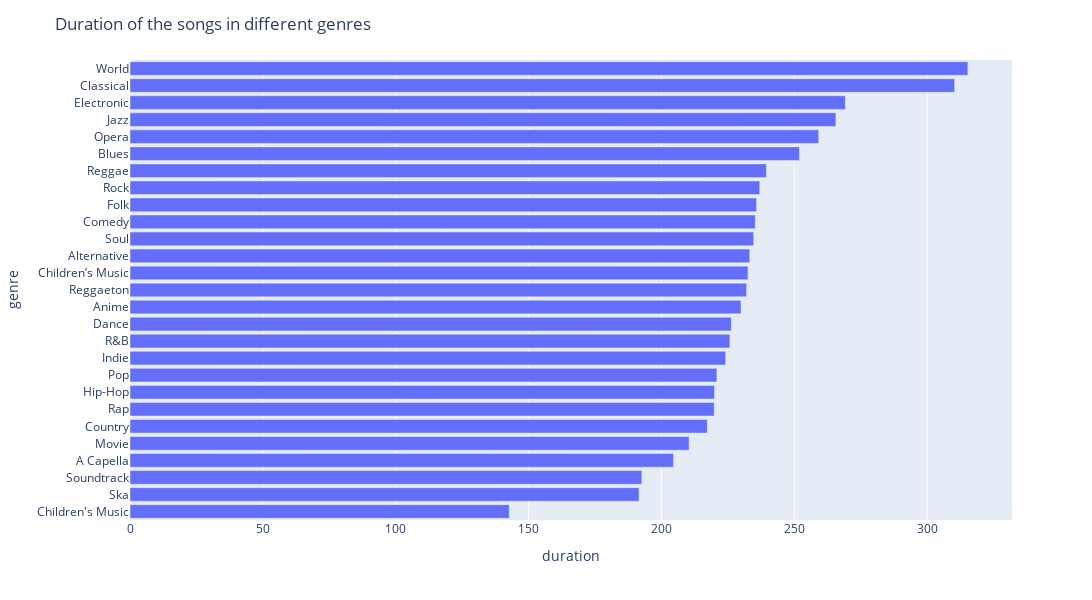

Notebook source saved alongside this figure:
### Code cell
genre_duration = df_genre_grouped.sort_values("duration",ascending=True)
# genre_duration
fig = px.bar(genre_duration, y = 'genre', x = 'duration', orientation='h')
fig.update_layout(height=600, width=1100, title_text="Duration of the songs in different genres")
fig.show()

### Figure 1 — Plotly figure (JSON) as saved in the notebook; plotly's stock layout.template omitted (floating-point values rounded to 4 significant figures)
{"data": [{"alignmentgroup": "True", "hovertemplate": "duration=%{x}<br>genre=%{y}<extra></extra>", "legendgroup": "", "marker": {"color": "#636efa", "pattern": {"shape": ""}}, "name": "", "offsetgroup": "", "orientation": "h", "showlegend": false, "textposition": "auto", "type": "bar", "x": [142.7, 191.5, 192.6, 204.5, 210.4, 217.2, 219.9, 220.0, 220.9, 224.2, 225.7, 226.3, 229.9, 232.0, 232.6, 233.2, 234.7, 235.3, 235.8, 237.0, 239.5, 251.9, 259.2, 265.6, 269.2, 310.3, 315.3], "xaxis": "x", "y": ["Children's Music", "Ska", "Soundtrack", "A Capella", "Movie", "Country", "Rap", "Hip-Hop", "Pop", "Indie", "R&B", "Dance", "Anime", "Reggaeton", "Children’s Music", "Alternative", "Soul", "Comedy", "Folk", "Rock", "Reggae", "Blues", "Opera", "Jazz", "Electronic", "Classical", "World"], "yaxis": "y"}], "layout": {"barmode": "relative", "height": 600, "legend": {"tracegroupgap": 0}, "margin": {"t": 60}, "title": {"text": "Duration of the songs in different genres"}, "width": 1100, "xaxis": {"anchor": "y", "domain": [0, 1], "title": {"text": "duration"}}, "yaxis": {"anchor": "x", "domain": [0, 1], "title": {"text": "genre"}}}}
